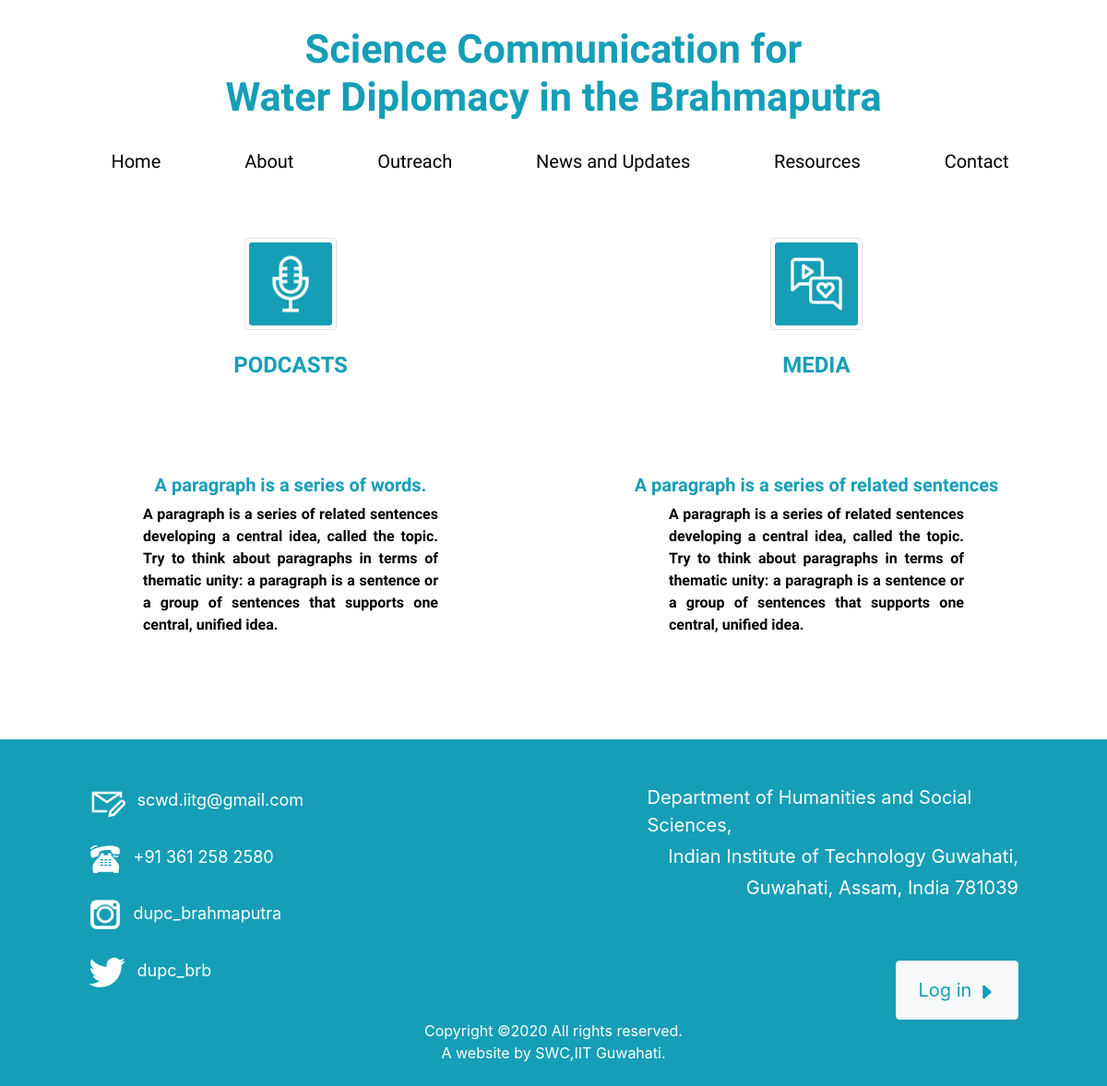
Page /outreach/ on the earlier database version.
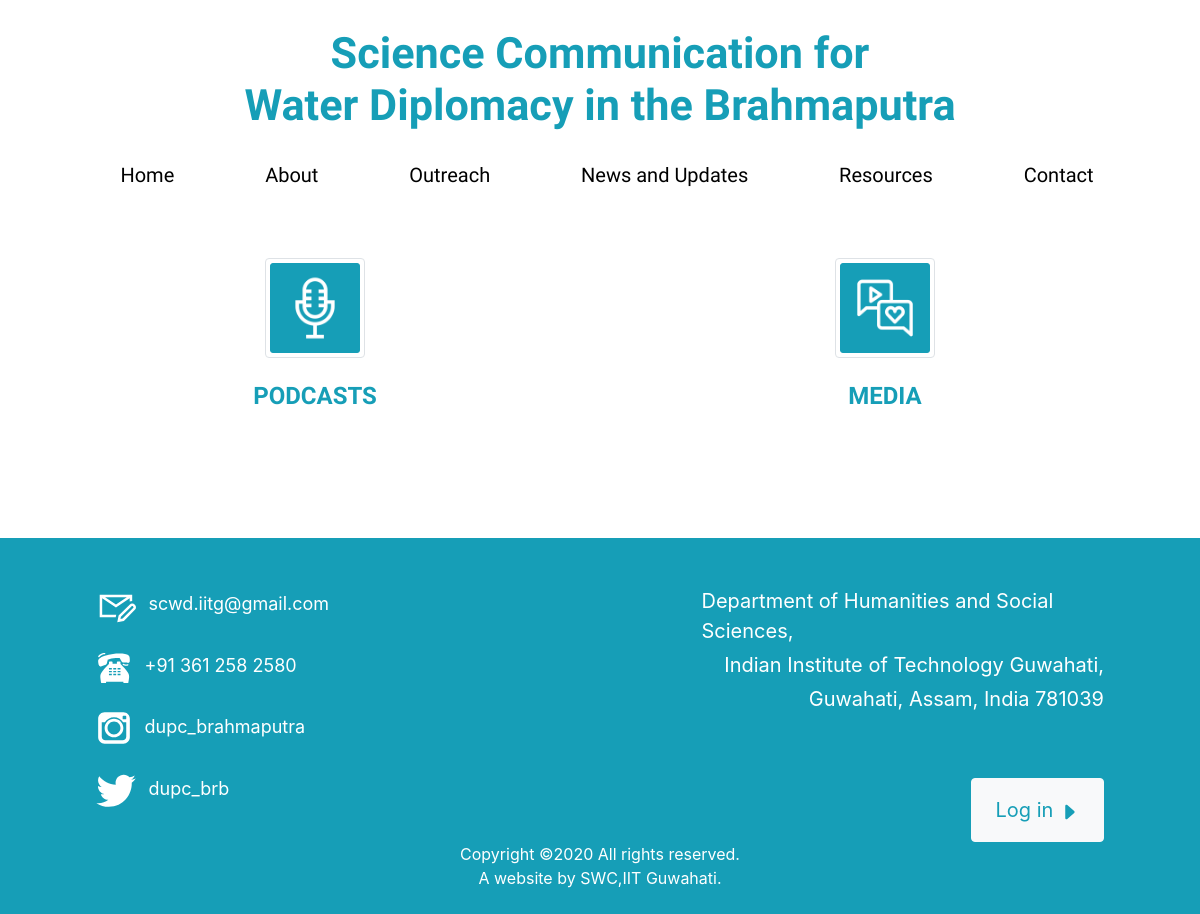
Same page on the later database version.
### outreach/models.py (models this page shows, shortened)
class podcast(models.Model):
    title = models.CharField(max_length=500)
    body = models.TextField(max_length = 3000 ,default= None)
    url = models.CharField(max_length=500)
    date = models.IntegerField(default=12)
    month = models.CharField(max_length=50,default="june")
    year = models.IntegerField(default=2020)
    image = models.ImageField(upload_to = 'images/',default = 'download.png')

class media(models.Model):
    title = models.CharField(max_length = 500,blank = True)
    body = models.TextField(max_length = 3000 ,default= None)
    url = models.CharField(max_length=500)
    image = models.ImageField(upload_to = 'images/',default = 'download.png')

### outreach/views.py (the view)
# urls.py: path('outreach/',include('outreach.urls',namespace = 'outreach')),
def outreach(request):
    pc = podcast.objects.filter().order_by('-id')
    md = media.objects.filter().order_by('-id')
    return render(request,'outreach/outreach.html',{'pc':pc,'md':md})

### outreach/templates/outreach/outreach.html (shortened to what this page needs)
{% extends 'base.html' %}
{% block ccd %}
<br><br>
<div class = "container">
	<div class = "row">
		<div class = "col-6">
			<div style = "text-align:center;">
			<img src="/static/images/podcasts.png" alt="" class="img-thumbnail" style = "width:100px; height = 100px; text-align:center;"></div><br>
			<h2 style="font-family: 'Raleway'; color:#169EB7;font-weight:bold;text-align:center;font-size:150%;"><b>PODCASTS</b></h2><br><br>
			{% for podcast in pc.all%}
			<div class = "container"><a href = "{{podcast.url}}" target = "_blank" style  = "color:black; text-decoration: none;">
			<div style = "text-align:center;">
				<img src="{{podcast.image.url}}" alt="" class="img-fluid" style = "width:300px; height = 300px; text-align:center;"><br><br>
				<h2 style="font-family: 'Raleway'; color:#169EB7;font-weight:bold;font-size:125%;text-align:center;"><b>{{podcast.title}}</b></h2>
				<div class = "container"style = "width:350px;"><p style="font-family: 'Raleway'; font-size:100%;text-align:justify;"><b>{{podcast.body}}</b></p><br></div>
			</div>
			</a></div>
			{%endfor%}
		</div>
		<div class = "col-6">
			<div style = "text-align:center;">
			<img src="/static/images/Media.png" alt="" class="img-thumbnail" style = "width:100px; height = 100px; text-align:center;"></div><br>
			<h2 style="font-family: 'Raleway'; color:#169EB7;font-weight:bold;text-align:center;font-size:150%;"><b>MEDIA</b></h2><br><br>
				{% for media in md.all%}
				<div class = "container"><a href = "{{media.url}}" target = "_blank" style  = "color:black; text-decoration: none;">
			<div style = "text-align:center;">
				<img src="{{media.image.url}}" alt="" class="img-fluid" style = "width:300px; height = 300px; text-align:center;"><br><br>
				<h2 style="font-family: 'Raleway'; color:#169EB7;font-weight:bold;font-size:125%;"><b>{{media.title}}</b></h2>
				<div class = "container"style = "width:350px;"><p style="font-family: 'Raleway'; font-size:100%;text-align:justify;"><b>{{media.body}}</b></p><br></div>
			</div>
			</a></div>
			{%endfor%}
		</div>
	</div>
</div>
<div class="row">
        <div class="col-lg-6 col-md-6 col-sm-6">
        </div>
        <div class="col-lg-6 col-md-6 col-sm-6">
          <br>
        </div>
      </div>
{% endblock %}

Differences in the rows shown:
removed podcast: title "A paragraph is a series of words.", body "A paragraph is a series of related sentences developing a central idea, called the topic. Try to think about paragraphs in terms of thematic unity: a paragraph is a sentence or a group of sentences that supports one central, unified idea."
removed media: title "A paragraph is a series of related sentences", body "A paragraph is a series of related sentences developing a central idea, called the topic. Try to think about paragraphs in terms of thematic unity: a paragraph is a sentence or a group of sentences that supports one central, unified idea."
